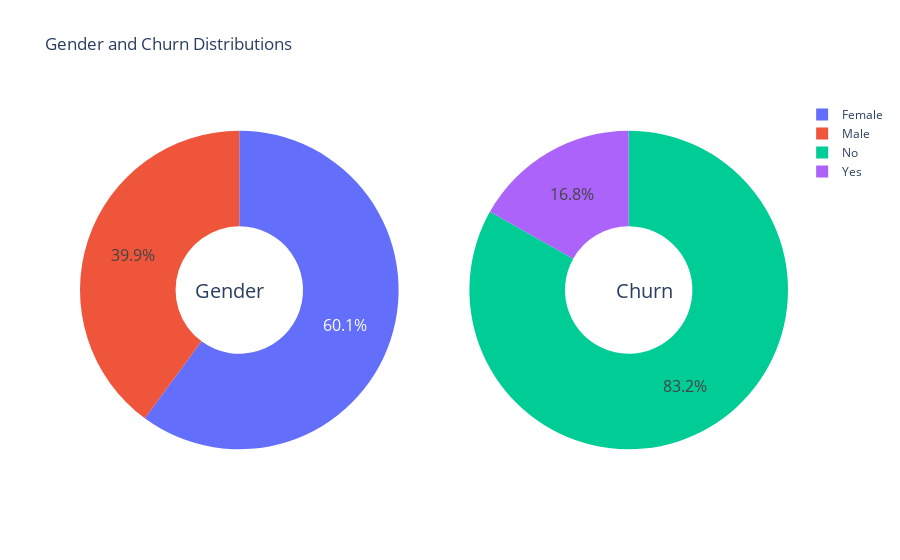

Write notebook code for a chart like this one.
### Code cell
# Assuming df_sheet1 contains the dataframe with the dummy variables

g_labels = ['Female', 'Male']  # Note the order based on the dummy variable names
c_labels = ['No', 'Yes']

# Create subplots: use 'domain' type for Pie subplot
fig = make_subplots(rows=1, cols=2, specs=[[{'type':'domain'}, {'type':'domain'}]])
fig.add_trace(go.Pie(labels=g_labels, values=df_sheet1['Gender_Female'].value_counts(), name="Gender"),
              1, 1)
fig.add_trace(go.Pie(labels=c_labels, values=df_sheet1['Churn'].value_counts(), name="Churn"),
              1, 2)

# Use `hole` to create a donut-like pie chart
fig.update_traces(hole=.4, hoverinfo="label+percent+name", textfont_size=16)

fig.update_layout(
    title_text="Gender and Churn Distributions",
    # Add annotations in the center of the donut pies.
    annotations=[dict(text='Gender', x=0.16, y=0.5, font_size=20, showarrow=False),
                 dict(text='Churn', x=0.84, y=0.5, font_size=20, showarrow=False)])
fig.show()

### Figure 1 — Plotly figure (JSON) as saved in the notebook; plotly's stock layout.template omitted (floating-point values rounded to 4 significant figures)
{"data": [{"domain": {"x": [0, 0.45], "y": [0, 1]}, "hole": 0.4, "hoverinfo": "label+percent+name", "labels": ["Female", "Male"], "name": "Gender", "textfont": {"size": 16}, "type": "pie", "values": [3384, 2246]}, {"domain": {"x": [0.55, 1], "y": [0, 1]}, "hole": 0.4, "hoverinfo": "label+percent+name", "labels": ["No", "Yes"], "name": "Churn", "textfont": {"size": 16}, "type": "pie", "values": [4682, 948]}], "layout": {"annotations": [{"font": {"size": 20}, "showarrow": false, "text": "Gender", "x": 0.16, "y": 0.5}, {"font": {"size": 20}, "showarrow": false, "text": "Churn", "x": 0.84, "y": 0.5}], "title": {"text": "Gender and Churn Distributions"}}}
